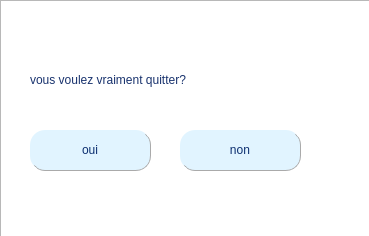
<?xml version="1.0" encoding="UTF-8"?>
<ui version="4.0">
 <class>quitter</class>
 <widget class="QDialog" name="quitter">
  <property name="geometry">
   <rect>
    <x>0</x>
    <y>0</y>
    <width>369</width>
    <height>236</height>
   </rect>
  </property>
  <property name="windowTitle">
   <string>Dialog</string>
  </property>
  <widget class="QPushButton" name="rester">
   <property name="geometry">
    <rect>
     <x>30</x>
     <y>130</y>
     <width>121</width>
     <height>41</height>
    </rect>
   </property>
   <property name="styleSheet">
    <string notr="true">QPushButton {
border-radius:15px;
font: 10pt &quot;MS Shell Dlg 2&quot;;
border-right :1px solid #aaaaaa;
border-bottom :1px solid #aaaaaa;
}
QPushButton:enabled {
background-color: #E1F4FF;
color: #0c2f70;
}
QPushButton:pressed {
background-color:blue;
color: white;
}

QPushButton:hover:!pressed {

background-color : #0d2f72;
color: #fffffe;

}
QPushButton:disabled{
boackground-color:#aaaaaa;
color :ffffff;
}</string>
   </property>
   <property name="text">
    <string>oui</string>
   </property>
  </widget>
  <widget class="QPushButton" name="quitter_2">
   <property name="geometry">
    <rect>
     <x>180</x>
     <y>130</y>
     <width>121</width>
     <height>41</height>
    </rect>
   </property>
   <property name="styleSheet">
    <string notr="true">QPushButton {
border-radius:15px;
font: 10pt &quot;MS Shell Dlg 2&quot;;
border-right :1px solid #aaaaaa;
border-bottom :1px solid #aaaaaa;
}
QPushButton:enabled {
background-color: #E1F4FF;
color: #0c2f70;
}
QPushButton:pressed {
background-color:blue;
color: white;
}

QPushButton:hover:!pressed {

background-color : #0d2f72;
color: #fffffe;

}
QPushButton:disabled{
boackground-color:#aaaaaa;
color :ffffff;
}</string>
   </property>
   <property name="text">
    <string>non</string>
   </property>
  </widget>
  <widget class="QLabel" name="label">
   <property name="geometry">
    <rect>
     <x>30</x>
     <y>70</y>
     <width>311</width>
     <height>20</height>
    </rect>
   </property>
   <property name="styleSheet">
    <string notr="true">QLabel {
	font: 63 13pt &quot;Segoe UI Semibold&quot;;
 

color:rgb(24, 50, 109);
}
</string>
   </property>
   <property name="text">
    <string>vous voulez vraiment quitter?</string>
   </property>
  </widget>
  <widget class="QListWidget" name="fayed">
   <property name="geometry">
    <rect>
     <x>0</x>
     <y>0</y>
     <width>371</width>
     <height>241</height>
    </rect>
   </property>
  </widget>
  <zorder>fayed</zorder>
  <zorder>rester</zorder>
  <zorder>quitter_2</zorder>
  <zorder>label</zorder>
 </widget>
 <resources/>
 <connections/>
</ui>
